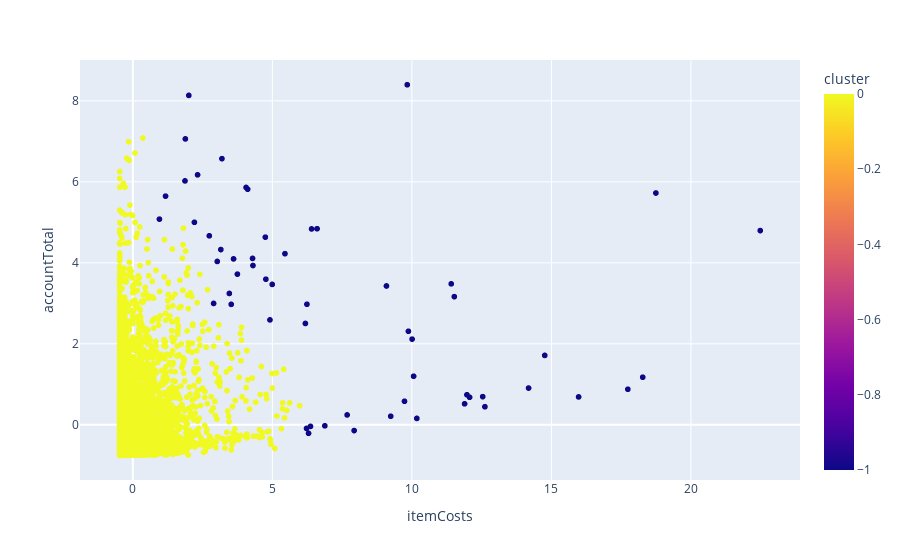

Notebook code for this chart:
### Code cell
import plotly.express as px

fig = px.scatter(shopeasy_df_scaled, x='itemCosts', y='accountTotal', color='cluster')

fig.show()

### Figure 1 — Plotly figure (JSON) as saved in the notebook; plotly's stock layout.template omitted (floating-point values rounded to 4 significant figures; data arrays with more than 128 entries replaced by an {"elided": "..."} marker saying what was removed)
{"data": [{"hovertemplate": "itemCosts=%{x}<br>accountTotal=%{y}<br>cluster=%{marker.color}<extra></extra>", "legendgroup": "", "marker": {"color": {"elided": "8950 int values"}, "coloraxis": "coloraxis", "symbol": "circle"}, "mode": "markers", "name": "", "showlegend": false, "type": "scattergl", "x": {"elided": "8950 float values"}, "xaxis": "x", "y": {"elided": "8950 float values"}, "yaxis": "y"}], "layout": {"coloraxis": {"colorbar": {"title": {"text": "cluster"}}, "colorscale": [[0, "#0d0887"], [0.1111, "#46039f"], [0.2222, "#7201a8"], [0.3333, "#9c179e"], [0.4444, "#bd3786"], [0.5556, "#d8576b"], [0.6667, "#ed7953"], [0.7778, "#fb9f3a"], [0.8889, "#fdca26"], [1, "#f0f921"]]}, "legend": {"tracegroupgap": 0}, "margin": {"t": 60}, "xaxis": {"anchor": "y", "domain": [0, 1], "title": {"text": "itemCosts"}}, "yaxis": {"anchor": "x", "domain": [0, 1], "title": {"text": "accountTotal"}}}}
